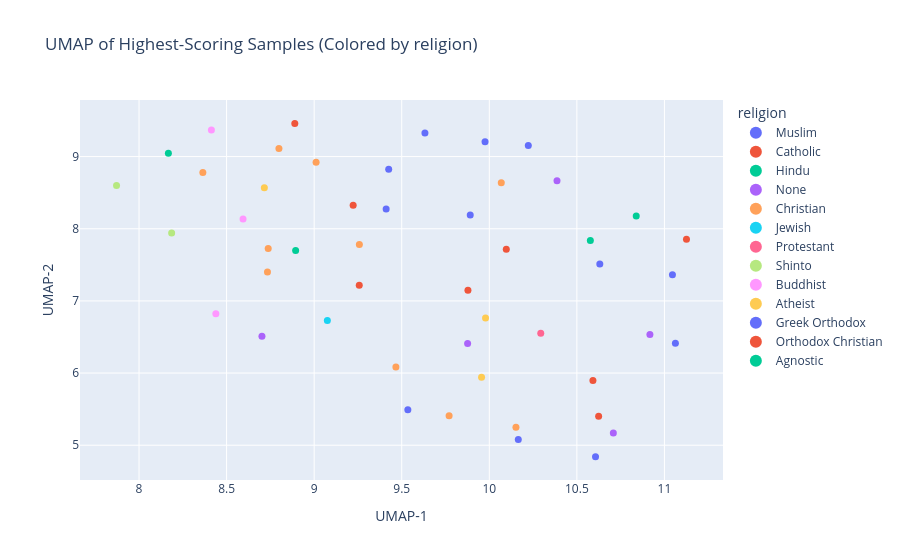

The notebook cell saved with this chart:
### Code cell
embed_and_plot_highest_scores(
    log=adaptive_log,
    model_name="sentence-transformers/all-mpnet-base-v2",
    color_by="religion",
    prompt_only=True,
)
